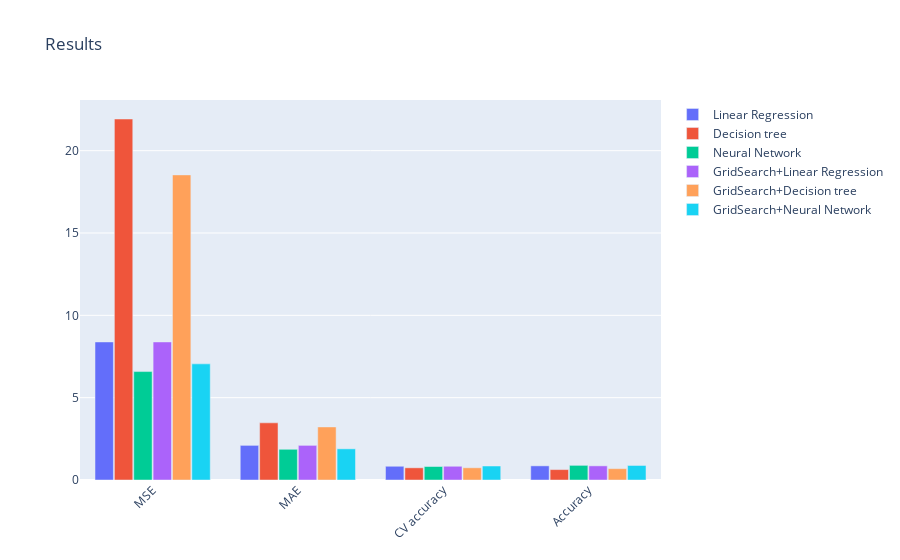

Here is the notebook cell this chart was saved with:
### Markdown cell above
## Results

### Code cell
metrics=['MSE','MAE','CV accuracy','Accuracy']

# Plot metrics.
fig = go.Figure(data=[
    go.Bar(name='Linear Regression', x=metrics, y=[mean_squared_error(y_test, lin_pred),mean_absolute_error(y_test, lin_pred),cv_lin_reg,linreg.score(X_test, y_test)]),
    go.Bar(name='Decision tree', x=metrics, y=[mean_squared_error(y_test, tr_pred),mean_absolute_error(y_test, tr_pred),cv_tr_reg,tr.score(X_test, y_test)]),
    go.Bar(name='Neural Network', x=metrics, y=[mean_squared_error(y_test, mlp_pred),mean_absolute_error(y_test, mlp_pred),cv_mlp_reg,mlp.score(X_test, y_test)]),
    go.Bar(name='GridSearch+Linear Regression', x=metrics, y=[mean_squared_error(y_test, gs_linreg_pred),mean_absolute_error(y_test, gs_linreg_pred),gs_linreg.best_score_,gs_linreg.score(X_test, y_test)]),
    go.Bar(name='GridSearch+Decision tree', x=metrics, y=[mean_squared_error(y_test, gs_tree_pred),mean_absolute_error(y_test, gs_tree_pred),gs_tree.best_score_,gs_tree.score(X_test, y_test)]),
    go.Bar(name='GridSearch+Neural Network', x=metrics, y=[mean_squared_error(y_test, gs_mlp_pred),mean_absolute_error(y_test, gs_mlp_pred),gs_mlp.best_score_,gs_mlp.score(X_test, y_test)])
])

fig.update_layout(title_text='Results',
                  barmode='group',xaxis_tickangle=-45,bargroupgap=0.05)
fig.show()

### Figure 1 — Plotly figure (JSON) as saved in the notebook; plotly's stock layout.template omitted (floating-point values rounded to 4 significant figures)
{"data": [{"name": "Linear Regression", "type": "bar", "x": ["MSE", "MAE", "CV accuracy", "Accuracy"], "y": [8.385, 2.103, 0.8342, 0.8595]}, {"name": "Decision tree", "type": "bar", "x": ["MSE", "MAE", "CV accuracy", "Accuracy"], "y": [21.92, 3.472, 0.7405, 0.6325]}, {"name": "Neural Network", "type": "bar", "x": ["MSE", "MAE", "CV accuracy", "Accuracy"], "y": [6.585, 1.865, 0.8192, 0.8896]}, {"name": "GridSearch+Linear Regression", "type": "bar", "x": ["MSE", "MAE", "CV accuracy", "Accuracy"], "y": [8.385, 2.103, 0.8346, 0.8595]}, {"name": "GridSearch+Decision tree", "type": "bar", "x": ["MSE", "MAE", "CV accuracy", "Accuracy"], "y": [18.53, 3.223, 0.7414, 0.6894]}, {"name": "GridSearch+Neural Network", "type": "bar", "x": ["MSE", "MAE", "CV accuracy", "Accuracy"], "y": [7.053, 1.893, 0.8497, 0.8818]}], "layout": {"bargroupgap": 0.05, "barmode": "group", "title": {"text": "Results"}, "xaxis": {"tickangle": -45}}}
